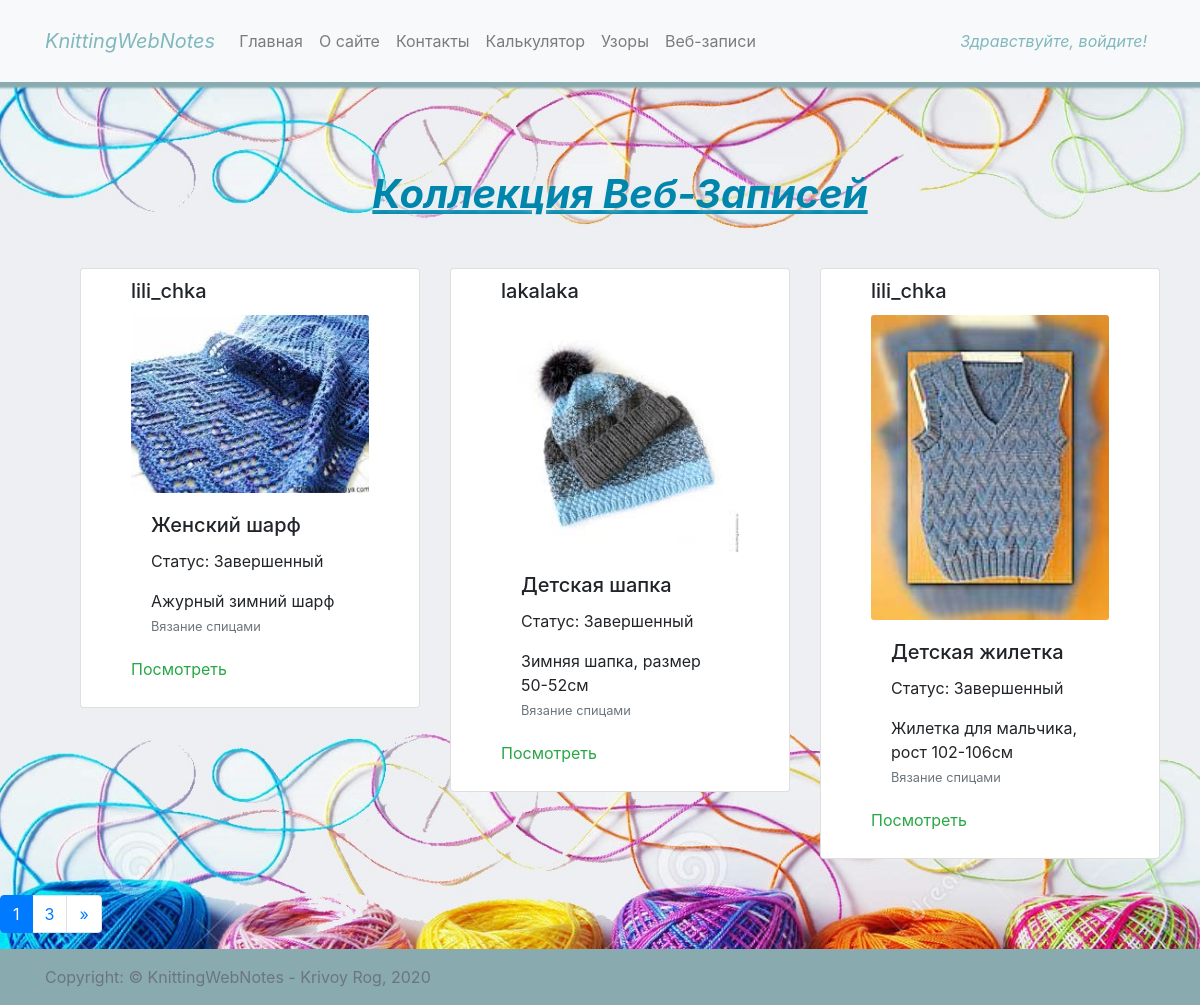
/webnotes/public, run on the app's committed database.
### webnotes/models.py (models this page shows, shortened)
class Webnote(models.Model):
    project_name = models.CharField(max_length=100, null=False)
    start_date = models.DateField(null=True, blank=True)
    end_date = models.DateField(null=True, blank=True)
    create_date = models.DateTimeField(null=False, auto_now_add=True)
    for_who = models.CharField(max_length=100, null=False)
    craft = models.ForeignKey(Craft, verbose_name='Вид рукоделия', on_delete=models.CASCADE, default=0)
    image = models.FileField(null=True, upload_to='upload/webnotes', blank=True)
    note = models.TextField(max_length=512, null=True, blank=True)
    access = models.ForeignKey(Access, verbose_name='Доступ другим пользователям', on_delete=models.CASCADE, default=0)
    user = models.ForeignKey(User, on_delete=models.CASCADE)
    status = models.ForeignKey(Status, verbose_name='Статус', on_delete=models.CASCADE, default=0)
    tool = models.ManyToManyField(Tool, verbose_name='Инструменты')
    pattern = models.ManyToManyField(Pattern, verbose_name='Узор')
    yarn = models.ManyToManyField(Yarn, verbose_name='Пряжа')

class Status(models.Model):
    name = models.CharField(max_length=50, unique=True, null=False)
    def __str__(self):
        return self.name

class Craft(models.Model):
    name = models.CharField(max_length=50, unique=True, null=False)
    def __str__(self):
        return self.name

### webnotes/views.py (the view)
# urls.py: path('public', public)
def public(request):
    data = dict()
    data['title'] = 'Коллекция Веб-записей'
    public_webnotes = Webnote.objects.filter(access=2)
    data['webnotes'] = public_webnotes
    paginator = Paginator(public_webnotes, 3)
    page_number = request.GET.get('page')
    page_obj = paginator.get_page(page_number)
    data['page_obj'] = page_obj
    return render(request, 'webnotes/public.html', context=data)

### templates/webnotes/public.html (shortened to what this page needs)
{% extends 'layout/base.html' %}
{% block content %}
<div class="container" style="margin: 0px 50px">
    <h1 class="title" style="margin: 50px;">{{ title }}</h1>
    <div class="row" style="margin: 10px 0px">
        {% for webnote in page_obj %}
            <div class="col-md-4">
                <div class="card mb-3" style="max-width: 540px;">
                    <div class="row no-gutters">
                        <h5 class="card-title">{{ webnote.user }}</h5>
                        <img src="/media/{{ webnote.image }}" class="card-img" alt="Фото изделия">
                        <div class="card-body">
                            <h5 class="card-title">{{ webnote.project_name }}</h5>
                            <p class="card-text">Статус: {{ webnote.status }}</p>
                            <p class="card-text">{{ webnote.note }}<br>
                                <small class="text-muted">{{ webnote.craft }}</small>
                            </p>
                        </div>
                        <p>
                            <a class="btn-outline-success" href="/webnotes/details/{{ webnote.id }}" role="button">Посмотреть</a>
                        </p>
                    </div>
                </div>
            </div>
        {% endfor %}
        </div>
    </div>
    <div class="pagination" style="margin-top: 20px">
                <nav aria-label="Page navigation example">
            <ul class="pagination">
                <li class="page-item active">
                    <a class="page-link" href="?page={{ page_obj.number }}">{{ page_obj.number }}</a>
                </li>
                {% if page_obj.has_next %}
                <li class="page-item">
                    <a class="page-link" href="?page={{ page_obj.paginator.num_pages }}">{{ page_obj.paginator.num_pages }}</a>
                </li>
                <li class="page-item">
                    <a class="page-link" href="?page={{ page_obj.next_page_number }}" aria-label="Next">
                        <span aria-hidden="true">&raquo;</span>
                    </a>
                </li>
                {% endif %}
            </ul>
        </nav>
            </div>
{% endblock content %}

### static/css/base.css (style rules this page uses)
body { padding-top: 5rem; }
.title { text-align: center; color: #0086ad; font-weight: bold; font-style: oblique; text-shadow:0 0 10px #e5f0f1; text-transform: capitalize; text-decoration: underline; }
div.row { margin: 10px 50px; }

### static/css/sticky-footer.css (style rules this page uses)
main > .container { padding: 40px 15px 0; }

### data on the page
Webnote: user "lili_chka", image (picture), project_name "Женский шарф", status "Завершенный", note "Ажурный зимний шарф", craft "Вязание спицами"
Webnote: user "lakalaka", image (picture), project_name "Детская шапка", status "Завершенный", note "Зимняя шапка, размер 50-52см", craft "Вязание спицами"
Webnote: user "lili_chka", image (picture), project_name "Детская жилетка", status "Завершенный", note "Жилетка для мальчика, рост 102-106см", craft "Вязание спицами"

### other printed values
{{ title }} "Коллекция Веб-Записей"
{{ page_obj.number }} "1"
{{ page_obj.paginator.num_pages }} "3"
